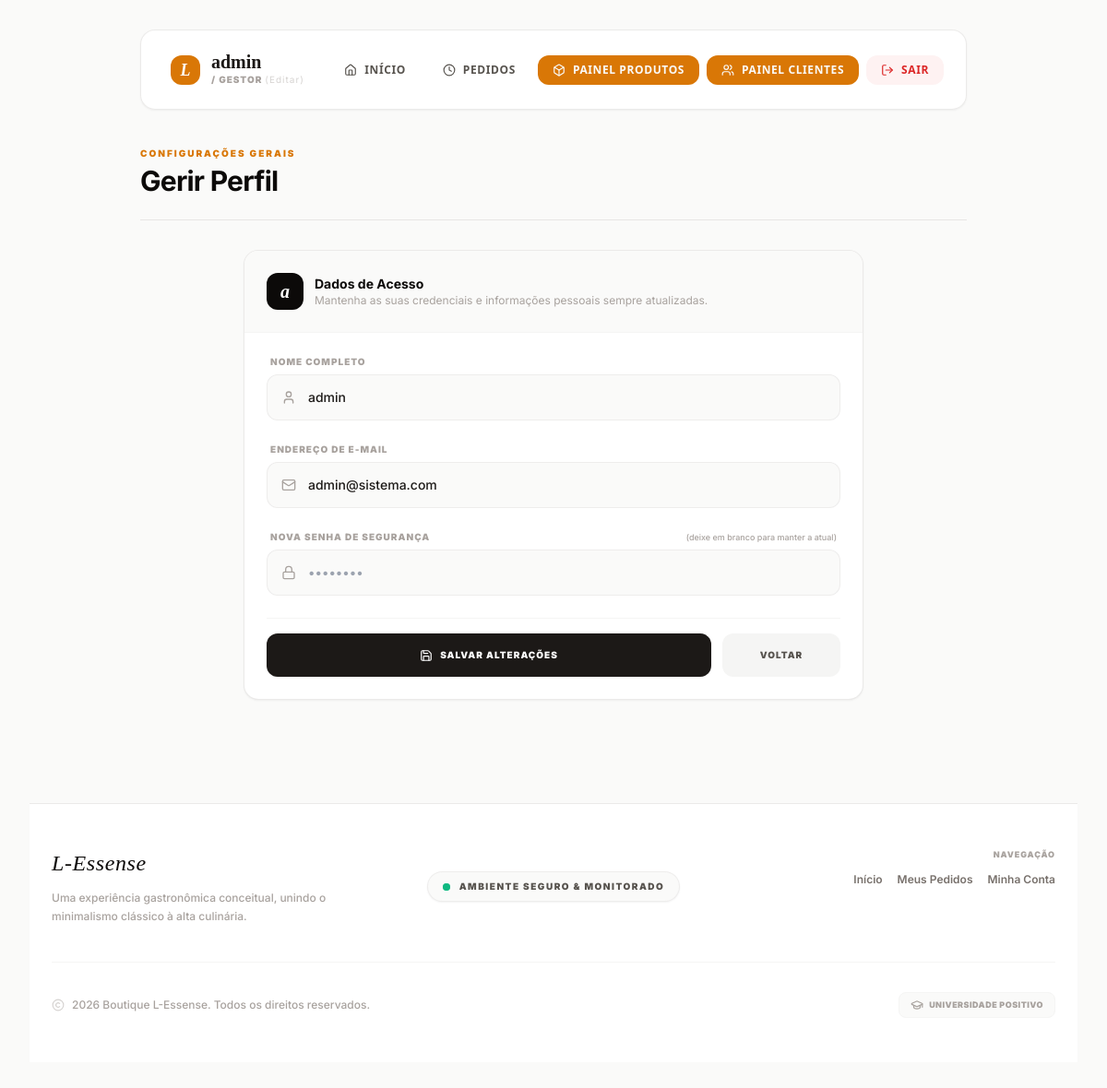
Screenshot of /user/perfil.php (signed in) with the database file from the repository.
### tables this page shows
CREATE TABLE `usuarios` (
  `id` int(11) NOT NULL,
  `nome` varchar(100) NOT NULL,
  `email` varchar(100) NOT NULL,
  `senha` varchar(255) NOT NULL,
  `perfil` varchar(50) DEFAULT 'cliente'
);

### user/perfil.php (the view, shortened to what this page needs)
<?php
global $conexao;
$usuario_id = (int)$_SESSION['usuario_id'];
$sql_user = "SELECT nome, email FROM usuarios WHERE id = ?";
$stmt_user = mysqli_prepare($conexao, $sql_user);
mysqli_stmt_bind_param($stmt_user, "i", $usuario_id);
mysqli_stmt_execute($stmt_user);
$resultado = mysqli_stmt_get_result($stmt_user);
$dados_usuario = mysqli_fetch_assoc($resultado);
$nome_atual = $dados_usuario['nome'] ?? $_SESSION['usuario'] ?? '';
$email_atual = $dados_usuario['email'] ?? '';
?>
<!DOCTYPE html>
<html lang="pt-br">
<head>
    <link rel="stylesheet" href="../style.css">
    <script src="https://cdn.tailwindcss.com"></script>
</head>
<body class="bg-stone-50 text-stone-900 antialiased min-h-screen p-4 md:p-8">
    <div class="max-w-4xl mx-auto space-y-8">
        <?php include __DIR__ . '/../user/menu.php'; ?>
        <div class="flex flex-col md:flex-row justify-between items-start md:items-center gap-4 border-b border-stone-200 pb-6">
            <div>
                <span class="text-[10px] font-black uppercase tracking-[0.2em] text-amber-600 block mb-1">Configurações Gerais</span>
                <h1 class="text-3xl font-bold tracking-tight text-stone-950">Gerir Perfil</h1>
            </div>
        </div>
        <div class="bg-white border border-stone-200/80 rounded-2xl shadow-sm max-w-2xl mx-auto overflow-hidden">
            <div class="p-6 bg-stone-50 border-b border-stone-100 flex items-center gap-3">
                <div class="w-10 h-10 bg-stone-950 text-white rounded-xl flex items-center justify-center font-serif italic text-xl font-bold">
                    <?php echo mb_substr(htmlspecialchars($nome_atual), 0, 1); ?>
                </div>
                <div>
                    <h2 class="text-sm font-bold text-stone-950">Dados de Acesso</h2>
                    <p class="text-xs text-stone-400">Mantenha as suas credenciais e informações pessoais sempre atualizadas.</p>
                </div>
            </div>
            <form action="perfil.php" method="POST" class="p-6 space-y-6">
                <div class="space-y-1.5">
                    <label class="text-[10px] font-black uppercase text-stone-400 tracking-widest ml-1 block">Nome Completo</label>
                    <div class="relative">
                        <i data-lucide="user" class="w-4 h-4 text-stone-400 absolute left-4 top-1/2 -translate-y-1/2"></i>
                        <input type="text" name="nome" value="<?php echo htmlspecialchars($nome_atual); ?>" required placeholder="Seu nome"
                            class="w-full pl-11 pr-4 py-3.5 bg-stone-50 border border-stone-200/60 focus:border-stone-400 focus:bg-white rounded-xl transition-all text-sm outline-none font-medium text-stone-900">
                    </div>
                </div>
                <div class="space-y-1.5">
                    <label class="text-[10px] font-black uppercase text-stone-400 tracking-widest ml-1 block">Endereço de E-mail</label>
                    <div class="relative">
                        <i data-lucide="mail" class="w-4 h-4 text-stone-400 absolute left-4 top-1/2 -translate-y-1/2"></i>
                        <input type="email" name="email" value="<?php echo htmlspecialchars($email_atual); ?>" required placeholder="exemplo@email.com"
                            class="w-full pl-11 pr-4 py-3.5 bg-stone-50 border border-stone-200/60 focus:border-stone-400 focus:bg-white rounded-xl transition-all text-sm outline-none font-medium text-stone-900">
                    </div>
                </div>
                <div class="space-y-1.5">
                    <div class="flex justify-between items-center px-1">
                        <label class="text-[10px] font-black uppercase text-stone-400 tracking-widest block">Nova Senha de Segurança</label>
                        <span class="text-[9px] text-stone-400 font-medium lowercase">(deixe em branco para manter a atual)</span>
                    </div>
                    <div class="relative">
                        <i data-lucide="lock" class="w-4 h-4 text-stone-400 absolute left-4 top-1/2 -translate-y-1/2"></i>
                        <input type="password" name="senha" placeholder="••••••••"
                            class="w-full pl-11 pr-4 py-3.5 bg-stone-50 border border-stone-200/60 focus:border-stone-400 focus:bg-white rounded-xl transition-all text-sm outline-none font-medium text-stone-900">
                    </div>
                </div>
                <div class="pt-4 border-t border-stone-100 flex flex-col sm:flex-row gap-3">
                    <button type="submit"
                        class="flex-1 bg-stone-900 text-white font-black uppercase tracking-widest text-[10px] py-4 rounded-xl hover:bg-black transition-all shadow-sm active:scale-[0.98] flex items-center justify-center gap-2">
                        <i data-lucide="save" class="w-3.5 h-3.5"></i> Salvar Alterações
                    </button>
                    <a href="home.php"
                        class="sm:w-32 bg-stone-100 text-stone-600 font-black uppercase tracking-widest text-[10px] py-4 rounded-xl hover:bg-stone-200 hover:text-stone-900 transition-all text-center flex items-center justify-center gap-1">
                        Voltar
                    </a>
                </div>
            </form>
        </div>
    </div>
    <?php include __DIR__ . '/../user/rodape.php'; ?>
</body>
</html>

### style.css (style rules this page uses)
* { margin: 0; padding: 0; box-sizing: border-box; }
html { scroll-behavior: smooth; }
input, textarea, select { transition: all 0.2s cubic-bezier(0.16, 1, 0.3, 1) !important; }

### user/perfil.php (style rules this page uses)
body { font-family: 'Inter', sans-serif; }
.font-serif { font-family: 'Instrument Serif', serif; }

### rows the page displays
usuarios: nome "a", nome "admin", email "admin@sistema.com"

### other values shown
$_SESSION['usuario'] "admin"
